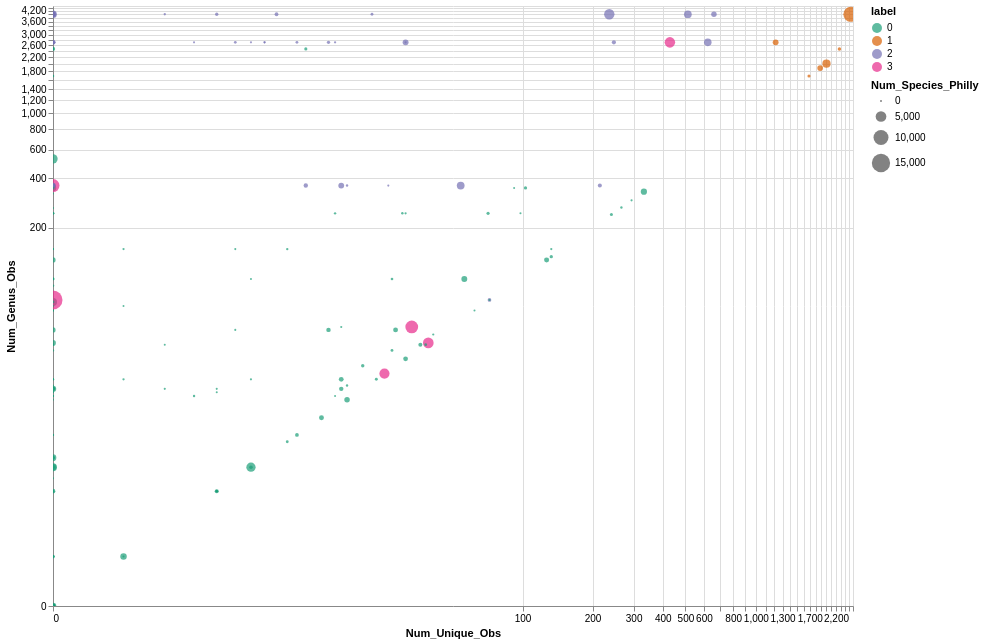

The code cell stored with this chart in its notebook:
### Code cell
(
    alt.Chart(philly_species)
    .mark_circle()
    .encode(
        alt.X("Num_Unique_Obs:Q", scale=alt.Scale(type="symlog")),
        alt.Y("Num_Genus_Obs:Q", scale=alt.Scale(type="symlog")),
        size="Num_Species_Philly:Q",
        color=alt.Color("label:N", scale=alt.Scale(scheme="dark2")),
        tooltip=["scientific_name", "nunique", 'Num_Unique_Obs', "Num_Genus_Obs", "Num_Genus_Philly", "Num_Species_Philly"]
    )
    .properties(width=800, height=600)
    .interactive()
)

### Figure 1 — Vega-Lite specification as saved in the notebook (floating-point values rounded to 4 significant figures; data arrays with more than 128 entries replaced by an {"elided": "..."} marker saying what was removed)
{"config": {"view": {"continuousWidth": 300, "continuousHeight": 300}}, "data": {"name": "data-34310753ee9c8f48173e6200ad641350"}, "mark": {"type": "circle"}, "encoding": {"color": {"field": "label", "scale": {"scheme": "dark2"}, "type": "nominal"}, "size": {"field": "Num_Species_Philly", "type": "quantitative"}, "tooltip": [{"field": "scientific_name", "type": "nominal"}, {"field": "nunique", "type": "quantitative"}, {"field": "Num_Unique_Obs", "type": "quantitative"}, {"field": "Num_Genus_Obs", "type": "quantitative"}, {"field": "Num_Genus_Philly", "type": "quantitative"}, {"field": "Num_Species_Philly", "type": "quantitative"}], "x": {"field": "Num_Unique_Obs", "scale": {"type": "symlog"}, "type": "quantitative"}, "y": {"field": "Num_Genus_Obs", "scale": {"type": "symlog"}, "type": "quantitative"}}, "height": 600, "params": [{"name": "param_1e9efca18e7a2868", "select": {"type": "interval", "encodings": ["x", "y"]}, "bind": "scales"}], "width": 800, "$schema": "https://vega.github.io/schema/vega-lite/v6.4.1.json", "datasets": {"data-34310753ee9c8f48173e6200ad641350": {"elided": "251 records"}}}
